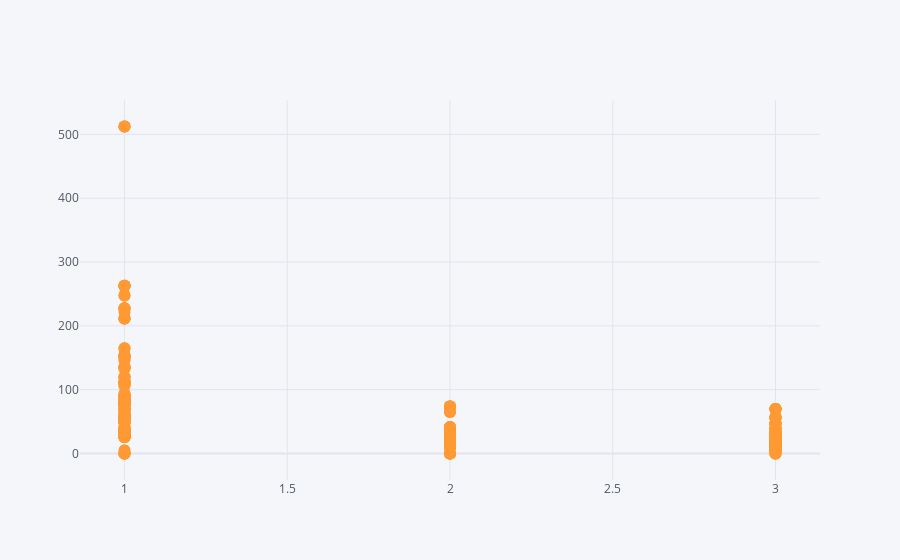

This figure's notebook cell:
### Code cell
df2.iplot(y ='fare', x ='pclass' , mode= 'markers')

### Figure 1 — Plotly figure (JSON) as saved in the notebook; plotly's stock layout.template omitted (floating-point values rounded to 4 significant figures; data arrays with more than 128 entries replaced by an {"elided": "..."} marker saying what was removed)
{"data": [{"line": {"color": "rgba(255, 153, 51, 1.0)", "dash": "solid", "shape": "linear", "width": 1.3}, "marker": {"size": 12, "symbol": "circle"}, "mode": "markers", "name": "fare", "text": "", "type": "scatter", "x": {"elided": "891 int values"}, "y": {"elided": "891 float values"}}], "layout": {"legend": {"bgcolor": "#F5F6F9", "font": {"color": "#4D5663"}}, "paper_bgcolor": "#F5F6F9", "plot_bgcolor": "#F5F6F9", "title": {"font": {"color": "#4D5663"}}, "xaxis": {"gridcolor": "#E1E5ED", "showgrid": true, "tickfont": {"color": "#4D5663"}, "title": {"font": {"color": "#4D5663"}, "text": ""}, "zerolinecolor": "#E1E5ED"}, "yaxis": {"gridcolor": "#E1E5ED", "showgrid": true, "tickfont": {"color": "#4D5663"}, "title": {"font": {"color": "#4D5663"}, "text": ""}, "zerolinecolor": "#E1E5ED"}}}
